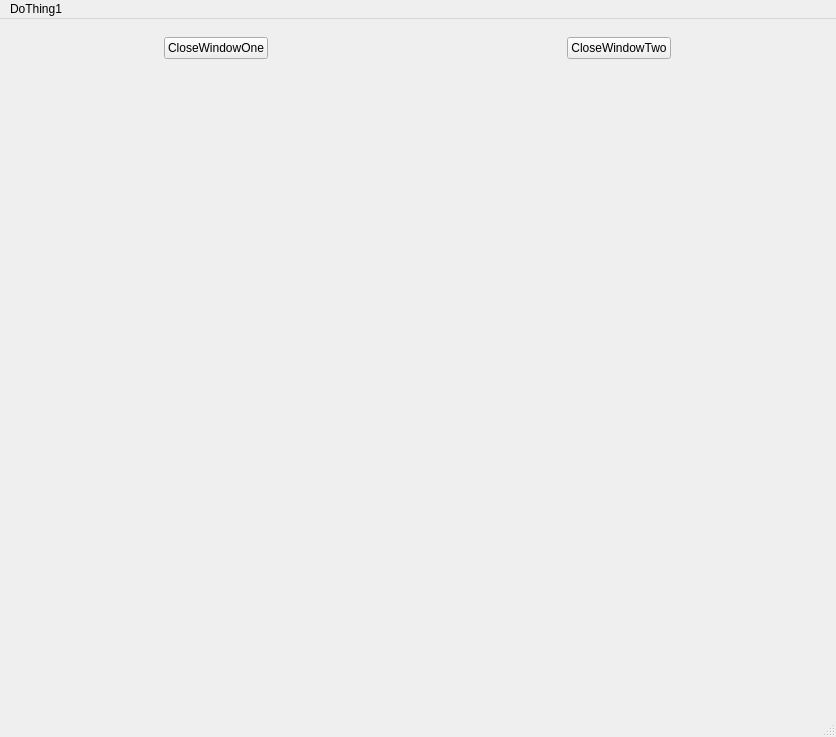
<?xml version="1.0" encoding="UTF-8"?>
<ui version="4.0">
 <class>TonyMainWindow</class>
 <widget class="QMainWindow" name="TonyMainWindow">
  <property name="geometry">
   <rect>
    <x>0</x>
    <y>0</y>
    <width>836</width>
    <height>737</height>
   </rect>
  </property>
  <property name="windowTitle">
   <string>Marching Tetrahedrons</string>
  </property>
  <widget class="QWidget" name="CenterWidget">
   <property name="sizePolicy">
    <sizepolicy hsizetype="Preferred" vsizetype="Minimum">
     <horstretch>0</horstretch>
     <verstretch>0</verstretch>
    </sizepolicy>
   </property>
   <layout class="QVBoxLayout" name="verticalLayout">
    <item>
     <widget class="QWidget" name="horizontalWidget" native="true">
      <property name="enabled">
       <bool>true</bool>
      </property>
      <property name="sizePolicy">
       <sizepolicy hsizetype="Ignored" vsizetype="Minimum">
        <horstretch>0</horstretch>
        <verstretch>0</verstretch>
       </sizepolicy>
      </property>
      <layout class="QHBoxLayout" name="horizontalLayout_2">
       <item alignment="Qt::AlignHCenter|Qt::AlignVCenter">
        <widget class="QPushButton" name="CloseWindowOne">
         <property name="sizePolicy">
          <sizepolicy hsizetype="Minimum" vsizetype="Minimum">
           <horstretch>0</horstretch>
           <verstretch>0</verstretch>
          </sizepolicy>
         </property>
         <property name="text">
          <string>CloseWindowOne</string>
         </property>
        </widget>
       </item>
       <item alignment="Qt::AlignHCenter|Qt::AlignVCenter">
        <widget class="QPushButton" name="CloseWindowTwo">
         <property name="sizePolicy">
          <sizepolicy hsizetype="Minimum" vsizetype="Minimum">
           <horstretch>0</horstretch>
           <verstretch>0</verstretch>
          </sizepolicy>
         </property>
         <property name="text">
          <string>CloseWindowTwo</string>
         </property>
        </widget>
       </item>
      </layout>
     </widget>
    </item>
    <item>
     <widget class="QWidget" name="widget" native="true">
      <property name="sizePolicy">
       <sizepolicy hsizetype="MinimumExpanding" vsizetype="MinimumExpanding">
        <horstretch>0</horstretch>
        <verstretch>0</verstretch>
       </sizepolicy>
      </property>
      <property name="maximumSize">
       <size>
        <width>16777215</width>
        <height>10000</height>
       </size>
      </property>
      <layout class="QHBoxLayout" name="horizontalLayout">
       <item>
        <widget class="QVTKOpenGLNativeWidget" name="TonyLeftWindow" native="true"/>
       </item>
       <item>
        <widget class="QVTKOpenGLNativeWidget" name="TonyRightWindow" native="true"/>
       </item>
      </layout>
     </widget>
    </item>
   </layout>
  </widget>
  <widget class="QMenuBar" name="menubar">
   <property name="geometry">
    <rect>
     <x>0</x>
     <y>0</y>
     <width>836</width>
     <height>24</height>
    </rect>
   </property>
   <widget class="QMenu" name="TonyMenuButton1">
    <property name="title">
     <string>DoThing1</string>
    </property>
   </widget>
   <addaction name="TonyMenuButton1"/>
  </widget>
  <widget class="QStatusBar" name="statusbar"/>
 </widget>
 <customwidgets>
  <customwidget>
   <class>QVTKOpenGLNativeWidget</class>
   <extends>QWidget</extends>
   <header>qvtkopenglnativewidget.h</header>
  </customwidget>
 </customwidgets>
 <resources/>
 <connections/>
</ui>
